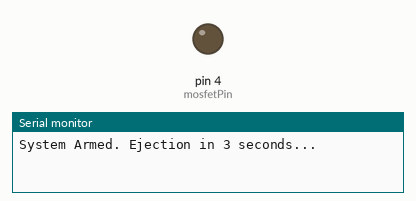
A sketch run on a simulated Arduino Uno, built with avr-gcc and run on an emulated ATmega328P. Parts: output pins drawn as LEDs (lit = HIGH), the last lines printed to the serial monitor. At 5.0 s the program stops and its outputs stay as they are.

Above: at 0.1 s.
At 3.1 s:
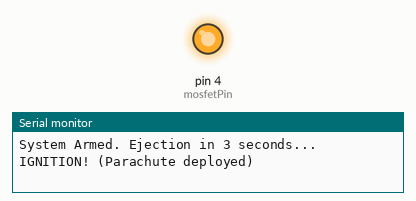
Timing chart, 0 to 6.5 s (numbered marks = the images above):
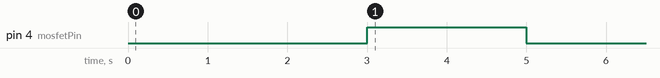

Measured:
- by itself, pin 4 (mosfetPin): LOW → HIGH at 3.0 s, → LOW 2.0 s later

The sketch:

mosfet.ino
```cpp
const int mosfetPin = 4;

void setup() {
  Serial.begin(115200);
  pinMode(mosfetPin, OUTPUT);
  digitalWrite(mosfetPin, LOW); // Ensures the gate starts closed!

  Serial.println("System Armed. Ejection in 3 seconds...");
  delay(3000);
}

void loop() {
  Serial.println("IGNITION! (Parachute deployed)");
  digitalWrite(mosfetPin, HIGH); // Opens the MOSFET gate

  delay(2000); // Keeps current flowing for 2 seconds (nichrome burn time)

  Serial.println("Power cutoff.");
  digitalWrite(mosfetPin, LOW);  // Closes the MOSFET gate

  while(1); // System locked. Parachute only deploys once per flight!
}
```
